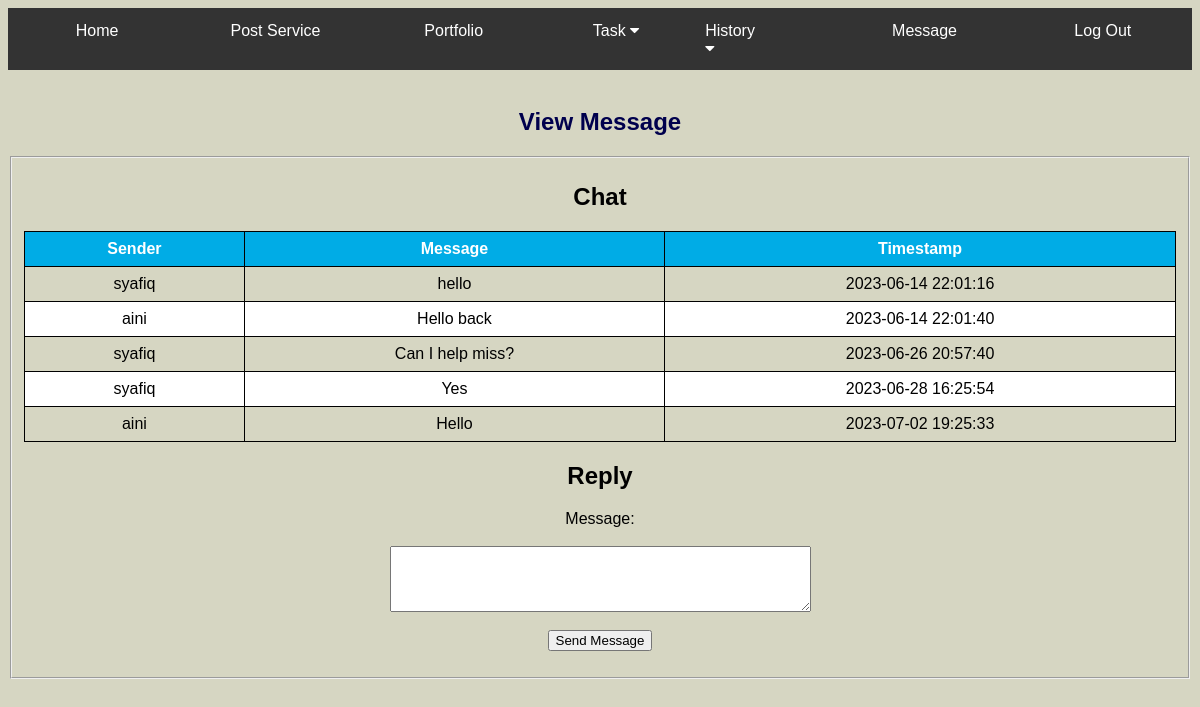
The app's page /ViewMessage.php?senderID=aini (signed in) with its own data.
### tables this page shows
CREATE TABLE `messages` (
  `message_id` int(11) NOT NULL,
  `sender_id` varchar(20) NOT NULL,
  `receiver_id` varchar(20) NOT NULL,
  `message` text NOT NULL,
  `timestamp` timestamp NOT NULL DEFAULT current_timestamp(),
  `is_read` tinyint(1) DEFAULT 0
);

### ViewMessage.php (the view, shortened to what this page needs)
<?php
require('config.php');
$photographerID = $_SESSION['photographerID'];
if (isset($_GET['senderID'])) {
    $senderID = $_GET['senderID'];
    $messagesQuery = "SELECT * FROM messages WHERE (sender_id = '$senderID' AND receiver_id = '$photographerID') OR (sender_id = '$photographerID' AND receiver_id = '$senderID') ORDER BY timestamp";
    $messagesResult = mysqli_query($conn, $messagesQuery);
} else {
    header("Location: message.php");
    exit;
}
?>
<html>
<head>
</head>
<body bgcolor="#d6d6c2">
<br>
<center>
    <h2 style="color: #00004d;">View Message</h2>
    <fieldset>
        <h2>Chat</h2>
        <table>
            <thead>
                <tr>
                    <th>Sender</th>
                    <th>Message</th>
                    <th>Timestamp</th>
                </tr>
            </thead>
            <tbody>
                <?php while ($row = mysqli_fetch_assoc($messagesResult)) : ?>
                <tr>
                    <td><?php echo $row['sender_id']; ?></td>
                    <td><?php echo $row['message']; ?></td>
                    <td><?php echo $row['timestamp']; ?></td>
                </tr>
                <?php endwhile; ?>
            </tbody>
        </table>
        <h2>Reply</h2>
        <form action="ViewMessage.php?senderID=<?php echo $senderID; ?>" method="post">
            <label for="message">Message:</label>
	    <br>
	    <br>
            <textarea name="message" id="message" rows="4" cols="50"></textarea>
            <br>
	    <br>
            <button type="submit" name="SIMPAN">Send Message</button>
        </form>
    </fieldset>
</center>
</body>
</html>

### ViewMessage.php (style rules this page uses)
table { border-collapse: collapse; width: 100%; border: 1px solid black; }
th, td { text-align: left; padding: 8px; text-align: center; border: 1px solid black; }
tr:nth-child(even) { background-color: white; border: 1px solid black; }
th { background-color: #00ace6; color: white; }
* { box-sizing: border-box; }

### records on screen
messages: sender "syafiq", message "hello", timestamp "2023-06-14 22:01:16"
messages: sender "aini", message "Hello back", timestamp "2023-06-14 22:01:40"
messages: sender "syafiq", message "Can I help miss?", timestamp "2023-06-26 20:57:40"
messages: sender "syafiq", message "Yes", timestamp "2023-06-28 16:25:54"
messages: sender "aini", message "Hello", timestamp "2023-07-02 19:25:33"
